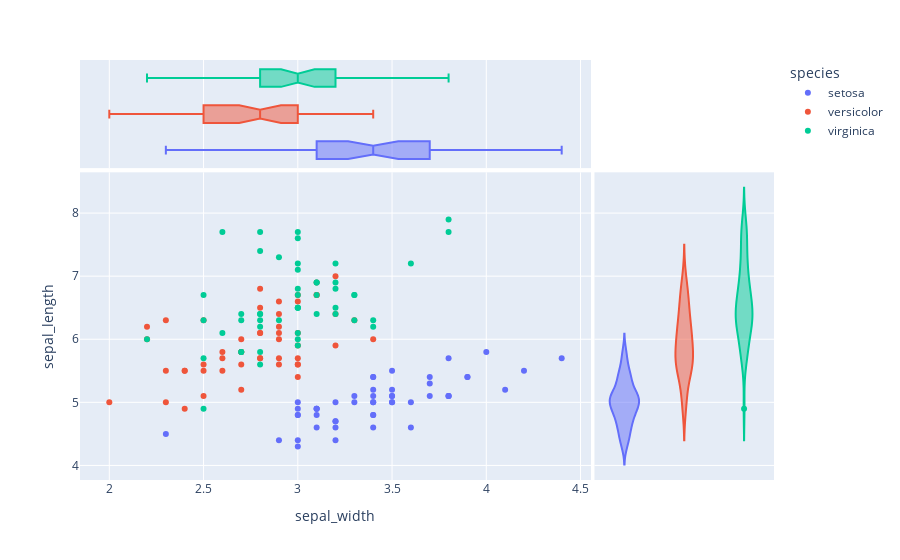

Write notebook code for a chart like this one.
### Markdown cell above
plotly.express allows us to plot a graph where we can hover over points and get information about them.  
We can also omit out points of a particular category as well.  
  
We can add an extra margin to analyze the distribution of data separately.

### Code cell
px.scatter(iris, x = 'sepal_width', y = 'sepal_length', color = 'species', marginal_x = 'box', marginal_y = 'violin')

### Figure 1 — Plotly figure (JSON) as saved in the notebook; plotly's stock layout.template omitted (floating-point values rounded to 4 significant figures)
{"data": [{"hovertemplate": "species=setosa<br>sepal_width=%{x}<br>sepal_length=%{y}<extra></extra>", "legendgroup": "setosa", "marker": {"color": "#636efa", "symbol": "circle"}, "mode": "markers", "name": "setosa", "orientation": "v", "showlegend": true, "type": "scatter", "x": [3.5, 3, 3.2, 3.1, 3.6, 3.9, 3.4, 3.4, 2.9, 3.1, 3.7, 3.4, 3, 3, 4, 4.4, 3.9, 3.5, 3.8, 3.8, 3.4, 3.7, 3.6, 3.3, 3.4, 3, 3.4, 3.5, 3.4, 3.2, 3.1, 3.4, 4.1, 4.2, 3.1, 3.2, 3.5, 3.1, 3, 3.4, 3.5, 2.3, 3.2, 3.5, 3.8, 3, 3.8, 3.2, 3.7, 3.3], "xaxis": "x", "y": [5.1, 4.9, 4.7, 4.6, 5, 5.4, 4.6, 5, 4.4, 4.9, 5.4, 4.8, 4.8, 4.3, 5.8, 5.7, 5.4, 5.1, 5.7, 5.1, 5.4, 5.1, 4.6, 5.1, 4.8, 5, 5, 5.2, 5.2, 4.7, 4.8, 5.4, 5.2, 5.5, 4.9, 5, 5.5, 4.9, 4.4, 5.1, 5, 4.5, 4.4, 5, 5.1, 4.8, 5.1, 4.6, 5.3, 5], "yaxis": "y"}, {"alignmentgroup": "True", "hovertemplate": "species=setosa<br>sepal_width=%{x}<extra></extra>", "legendgroup": "setosa", "marker": {"color": "#636efa", "symbol": "circle"}, "name": "setosa", "notched": true, "offsetgroup": "setosa", "showlegend": false, "type": "box", "x": [3.5, 3, 3.2, 3.1, 3.6, 3.9, 3.4, 3.4, 2.9, 3.1, 3.7, 3.4, 3, 3, 4, 4.4, 3.9, 3.5, 3.8, 3.8, 3.4, 3.7, 3.6, 3.3, 3.4, 3, 3.4, 3.5, 3.4, 3.2, 3.1, 3.4, 4.1, 4.2, 3.1, 3.2, 3.5, 3.1, 3, 3.4, 3.5, 2.3, 3.2, 3.5, 3.8, 3, 3.8, 3.2, 3.7, 3.3], "xaxis": "x3", "yaxis": "y3"}, {"alignmentgroup": "True", "hovertemplate": "species=setosa<br>sepal_length=%{y}<extra></extra>", "legendgroup": "setosa", "marker": {"color": "#636efa", "symbol": "circle"}, "name": "setosa", "offsetgroup": "setosa", "scalegroup": "y", "showlegend": false, "type": "violin", "xaxis": "x2", "y": [5.1, 4.9, 4.7, 4.6, 5, 5.4, 4.6, 5, 4.4, 4.9, 5.4, 4.8, 4.8, 4.3, 5.8, 5.7, 5.4, 5.1, 5.7, 5.1, 5.4, 5.1, 4.6, 5.1, 4.8, 5, 5, 5.2, 5.2, 4.7, 4.8, 5.4, 5.2, 5.5, 4.9, 5, 5.5, 4.9, 4.4, 5.1, 5, 4.5, 4.4, 5, 5.1, 4.8, 5.1, 4.6, 5.3, 5], "yaxis": "y2"}, {"hovertemplate": "species=versicolor<br>sepal_width=%{x}<br>sepal_length=%{y}<extra></extra>", "legendgroup": "versicolor", "marker": {"color": "#EF553B", "symbol": "circle"}, "mode": "markers", "name": "versicolor", "orientation": "v", "showlegend": true, "type": "scatter", "x": [3.2, 3.2, 3.1, 2.3, 2.8, 2.8, 3.3, 2.4, 2.9, 2.7, 2, 3, 2.2, 2.9, 2.9, 3.1, 3, 2.7, 2.2, 2.5, 3.2, 2.8, 2.5, 2.8, 2.9, 3, 2.8, 3, 2.9, 2.6, 2.4, 2.4, 2.7, 2.7, 3, 3.4, 3.1, 2.3, 3, 2.5, 2.6, 3, 2.6, 2.3, 2.7, 3, 2.9, 2.9, 2.5, 2.8], "xaxis": "x", "y": [7, 6.4, 6.9, 5.5, 6.5, 5.7, 6.3, 4.9, 6.6, 5.2, 5, 5.9, 6, 6.1, 5.6, 6.7, 5.6, 5.8, 6.2, 5.6, 5.9, 6.1, 6.3, 6.1, 6.4, 6.6, 6.8, 6.7, 6, 5.7, 5.5, 5.5, 5.8, 6, 5.4, 6, 6.7, 6.3, 5.6, 5.5, 5.5, 6.1, 5.8, 5, 5.6, 5.7, 5.7, 6.2, 5.1, 5.7], "yaxis": "y"}, {"alignmentgroup": "True", "hovertemplate": "species=versicolor<br>sepal_width=%{x}<extra></extra>", "legendgroup": "versicolor", "marker": {"color": "#EF553B", "symbol": "circle"}, "name": "versicolor", "notched": true, "offsetgroup": "versicolor", "showlegend": false, "type": "box", "x": [3.2, 3.2, 3.1, 2.3, 2.8, 2.8, 3.3, 2.4, 2.9, 2.7, 2, 3, 2.2, 2.9, 2.9, 3.1, 3, 2.7, 2.2, 2.5, 3.2, 2.8, 2.5, 2.8, 2.9, 3, 2.8, 3, 2.9, 2.6, 2.4, 2.4, 2.7, 2.7, 3, 3.4, 3.1, 2.3, 3, 2.5, 2.6, 3, 2.6, 2.3, 2.7, 3, 2.9, 2.9, 2.5, 2.8], "xaxis": "x3", "yaxis": "y3"}, {"alignmentgroup": "True", "hovertemplate": "species=versicolor<br>sepal_length=%{y}<extra></extra>", "legendgroup": "versicolor", "marker": {"color": "#EF553B", "symbol": "circle"}, "name": "versicolor", "offsetgroup": "versicolor", "scalegroup": "y", "showlegend": false, "type": "violin", "xaxis": "x2", "y": [7, 6.4, 6.9, 5.5, 6.5, 5.7, 6.3, 4.9, 6.6, 5.2, 5, 5.9, 6, 6.1, 5.6, 6.7, 5.6, 5.8, 6.2, 5.6, 5.9, 6.1, 6.3, 6.1, 6.4, 6.6, 6.8, 6.7, 6, 5.7, 5.5, 5.5, 5.8, 6, 5.4, 6, 6.7, 6.3, 5.6, 5.5, 5.5, 6.1, 5.8, 5, 5.6, 5.7, 5.7, 6.2, 5.1, 5.7], "yaxis": "y2"}, {"hovertemplate": "species=virginica<br>sepal_width=%{x}<br>sepal_length=%{y}<extra></extra>", "legendgroup": "virginica", "marker": {"color": "#00cc96", "symbol": "circle"}, "mode": "markers", "name": "virginica", "orientation": "v", "showlegend": true, "type": "scatter", "x": [3.3, 2.7, 3, 2.9, 3, 3, 2.5, 2.9, 2.5, 3.6, 3.2, 2.7, 3, 2.5, 2.8, 3.2, 3, 3.8, 2.6, 2.2, 3.2, 2.8, 2.8, 2.7, 3.3, 3.2, 2.8, 3, 2.8, 3, 2.8, 3.8, 2.8, 2.8, 2.6, 3, 3.4, 3.1, 3, 3.1, 3.1, 3.1, 2.7, 3.2, 3.3, 3, 2.5, 3, 3.4, 3], "xaxis": "x", "y": [6.3, 5.8, 7.1, 6.3, 6.5, 7.6, 4.9, 7.3, 6.7, 7.2, 6.5, 6.4, 6.8, 5.7, 5.8, 6.4, 6.5, 7.7, 7.7, 6, 6.9, 5.6, 7.7, 6.3, 6.7, 7.2, 6.2, 6.1, 6.4, 7.2, 7.4, 7.9, 6.4, 6.3, 6.1, 7.7, 6.3, 6.4, 6, 6.9, 6.7, 6.9, 5.8, 6.8, 6.7, 6.7, 6.3, 6.5, 6.2, 5.9], "yaxis": "y"}, {"alignmentgroup": "True", "hovertemplate": "species=virginica<br>sepal_width=%{x}<extra></extra>", "legendgroup": "virginica", "marker": {"color": "#00cc96", "symbol": "circle"}, "name": "virginica", "notched": true, "offsetgroup": "virginica", "showlegend": false, "type": "box", "x": [3.3, 2.7, 3, 2.9, 3, 3, 2.5, 2.9, 2.5, 3.6, 3.2, 2.7, 3, 2.5, 2.8, 3.2, 3, 3.8, 2.6, 2.2, 3.2, 2.8, 2.8, 2.7, 3.3, 3.2, 2.8, 3, 2.8, 3, 2.8, 3.8, 2.8, 2.8, 2.6, 3, 3.4, 3.1, 3, 3.1, 3.1, 3.1, 2.7, 3.2, 3.3, 3, 2.5, 3, 3.4, 3], "xaxis": "x3", "yaxis": "y3"}, {"alignmentgroup": "True", "hovertemplate": "species=virginica<br>sepal_length=%{y}<extra></extra>", "legendgroup": "virginica", "marker": {"color": "#00cc96", "symbol": "circle"}, "name": "virginica", "offsetgroup": "virginica", "scalegroup": "y", "showlegend": false, "type": "violin", "xaxis": "x2", "y": [6.3, 5.8, 7.1, 6.3, 6.5, 7.6, 4.9, 7.3, 6.7, 7.2, 6.5, 6.4, 6.8, 5.7, 5.8, 6.4, 6.5, 7.7, 7.7, 6, 6.9, 5.6, 7.7, 6.3, 6.7, 7.2, 6.2, 6.1, 6.4, 7.2, 7.4, 7.9, 6.4, 6.3, 6.1, 7.7, 6.3, 6.4, 6, 6.9, 6.7, 6.9, 5.8, 6.8, 6.7, 6.7, 6.3, 6.5, 6.2, 5.9], "yaxis": "y2"}], "layout": {"legend": {"title": {"text": "species"}, "tracegroupgap": 0}, "margin": {"t": 60}, "xaxis": {"anchor": "y", "domain": [0, 0.7363], "title": {"text": "sepal_width"}}, "xaxis2": {"anchor": "y2", "domain": [0.7413, 1], "matches": "x2", "showgrid": false, "showline": false, "showticklabels": false, "ticks": ""}, "xaxis3": {"anchor": "y3", "domain": [0, 0.7363], "matches": "x", "showgrid": true, "showticklabels": false}, "xaxis4": {"anchor": "y4", "domain": [0.7413, 1], "matches": "x2", "showgrid": false, "showline": false, "showticklabels": false, "ticks": ""}, "yaxis": {"anchor": "x", "domain": [0, 0.7326], "title": {"text": "sepal_length"}}, "yaxis2": {"anchor": "x2", "domain": [0, 0.7326], "matches": "y", "showgrid": true, "showticklabels": false}, "yaxis3": {"anchor": "x3", "domain": [0.7426, 1], "matches": "y3", "showgrid": false, "showline": false, "showticklabels": false, "ticks": ""}, "yaxis4": {"anchor": "x4", "domain": [0.7426, 1], "matches": "y3", "showgrid": true, "showline": false, "showticklabels": false, "ticks": ""}}}
